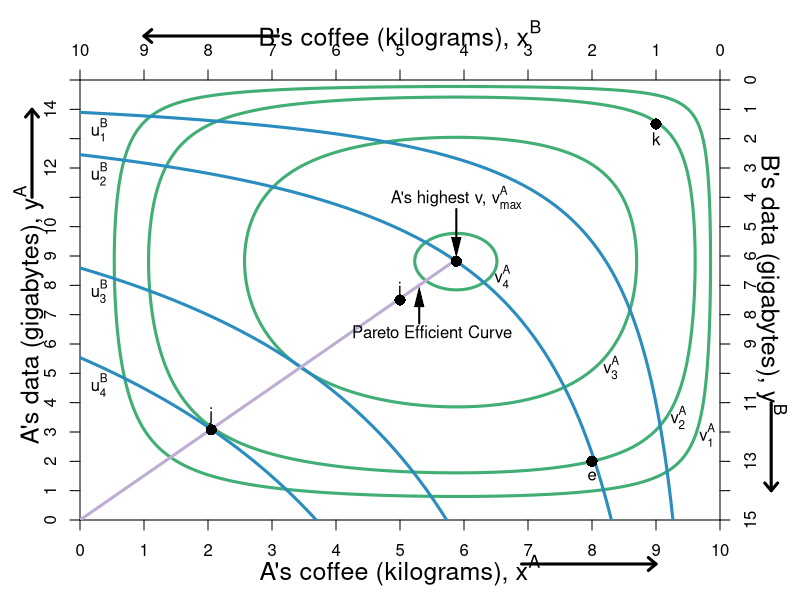

The R source for this figure:
require(shape)
pdf(file = "property/property_hg_he.pdf", width = 9, height = 7)

#Set parameters for graphics
axislabelsize <- 1.5
graphlinewidth <- 3

COL <- c("#7fc97f", "#beaed4", "#fdc086", "#ffff99", "#386cb0", "#f0027f", "#bf5b17", "#666666")
COLA <- c("#99d8c9","#66c2a4","#41ae76", "#238b45", "#005824")
COLB <- c("#4eb3d3", "#2b8cbe", "#0868ac","#084081")

par(mar =  c(4, 4, 4, 4))

uA <- function(x, y) {
  0.5*log(x) + 0.5*log(y) + 0.35*log(10 - x) + 0.35*log(15 - y)
}

uB <- function(x, y) {
  0.5*log(10 - x) + 0.5*log(15 - y)
}

xlims <- c(0, 10)
ylims <- c(0, 15)

npts <- 501 
x <- seq(xlims[1], xlims[2], length.out = npts)
y <- seq(ylims[1], ylims[2], length.out = npts) 
a <- c(2.2, 2.526628, 2.9, 3.1)
b <- c(1.2, 1.618586, 2.08, 2.275)

#For B we need a utility where xA = 5.88, ya = 8.82 => corresponds to 1.618 above

plot(0, 0, xlim = xlims, ylim = ylims, type = "n",
     xlab = expression(paste("")),
     ylab = expression(paste("")), 
     xaxt = "n", 
     yaxt = "n", 
     cex.lab = axislabelsize, 
     bty = "n",
     xaxs="i", 
     yaxs="i")

ticksy <- seq(from = 0, to = 15, by = 1)
ylabels <- seq(from = 0, to = 15, by = 1)
ticksx <- seq(from = 0, to = 10, by = 1)
xlabels <- seq(from = 0, to = 10, by = 1)
axis(1, at = ticksx, pos = 0, labels = xlabels)
axis(2, at = ticksy, pos = 0, labels = ylabels, las = 0)

contour(x, y, 
        outer(x, y, uA),
        drawlabels = FALSE,
        col = COLA[3],
        lwd = graphlinewidth,
        levels = a, 
        xaxs="i", 
        yaxs="i", 
        add = TRUE) 

mtext(expression(paste("A's coffee (kilograms), ", x^A)), side=1, line = 2.5, cex = axislabelsize)
text(-0.8, 7, expression(paste("A's data (gigabytes), ", y^A)), xpd = TRUE, cex = axislabelsize, srt = 90) 

#Add arrows:
arrows(-0.75, 11, -0.75, 14, xpd = TRUE, length=0.1,angle=40,lwd=3)
arrows(6.9, -1.5, 9, -1.5, xpd = TRUE, length=0.1,angle=40,lwd=3)


contour(x, y, 
        outer(x, y, uB),
        drawlabels = FALSE,
        col = COLB[2],
        lwd = graphlinewidth,
        levels = b, 
        add = TRUE
        ) 

segments(0, 0, 5.88, 8.88, lty = 1, col = COL[2] , lwd = graphlinewidth)
text(5.5, 6.4, expression("Pareto Efficient Curve"))
Arrows(5.3, 6.7, 5.3, 7.6, col = "black", lty = 1, lwd = 2, arr.type = "triangle", arr.lwd = 0.5)

#Label the iso-welfare functions for the HG, Aisha
text(9.8, 2.9, expression(v[1]^A))
text(9.35, 3.5, expression(v[2]^A))
text(8.3, 5.2, expression(v[3]^A))
text(6.6, 8.3, expression(v[4]^A))

#Label the indifference curves for the HE, Betty
text(0.3, 13.3, expression(u[1]^B))
text(0.3, 11.8, expression(u[2]^B))
text(0.3, 7.8, expression(u[3]^B))
text(0.3, 4.6, expression(u[4]^B))

#A's bliss point - 3.1073 is the value of u
points(5.88, 8.82, pch = 16, col = "black", cex = 1.5)
text(5.88, 11, expression(paste("A's highest v, ", v[max]^A)))
Arrows(5.88, 10.6, 5.88, 9.3, col = "black", lty = 1, lwd = 2, arr.type = "triangle", arr.lwd = 0.5)

#Label point i. 
points(5, 7.5, pch = 16, col = "black", cex = 1.5)
text(5, 7.9, expression(paste("i")))

#Label two points for comparison
points(2.05, 3.075, pch = 16, col = "black", cex = 1.5)
text(2.05, 3.55, expression(paste("j")))
points(9, 13.5, pch = 16, col = "black", cex = 1.5)
text(9, 13, expression(paste("k")))

#Label two points for comparison
points(8, 2, pch = 16, col = "black", cex = 1.5)
text(8, 1.5, expression(paste("e")))



par(new = TRUE)

#Use the same x and ylims as previously, but with locations switched
xlims2 <- c(10, 0)
ylims2 <- c(15, 0)

#Leave the ylab and xlab blank to ensure no axes titles
plot(0, 0, xlim = xlims2, ylim = ylims2, type = "n",
     xlab = expression(paste("")),
     ylab = expression(paste("")),
     xaxt = "n", 
     yaxt = "n", 
     cex.lab = 1.3, 
     bty = "n",
     xaxs="i", 
     yaxs="i")

#Set up axes at sides 3 and 4 (top and right)
axis(side = 3, at = ticksx, pos = 0, labels = xlabels)
axis(side = 4, at = ticksy, pos = 0, labels = ylabels, las = 0)
text(5, -1.5, expression(paste("B's coffee (kilograms), ", x^B)), xpd = TRUE, cex = axislabelsize)
text(-0.8, 7, expression(paste("B's data (gigabytes), ", y^B)), xpd = TRUE, cex = axislabelsize, srt = 270) 

#Add arrows:
arrows(-0.8, 11, -0.8, 14, xpd = TRUE, length=0.1,angle=40,lwd=3)
arrows(6.9, -1.5, 9, -1.5, xpd = TRUE, length=0.1,angle=40,lwd=3)


dev.off()
